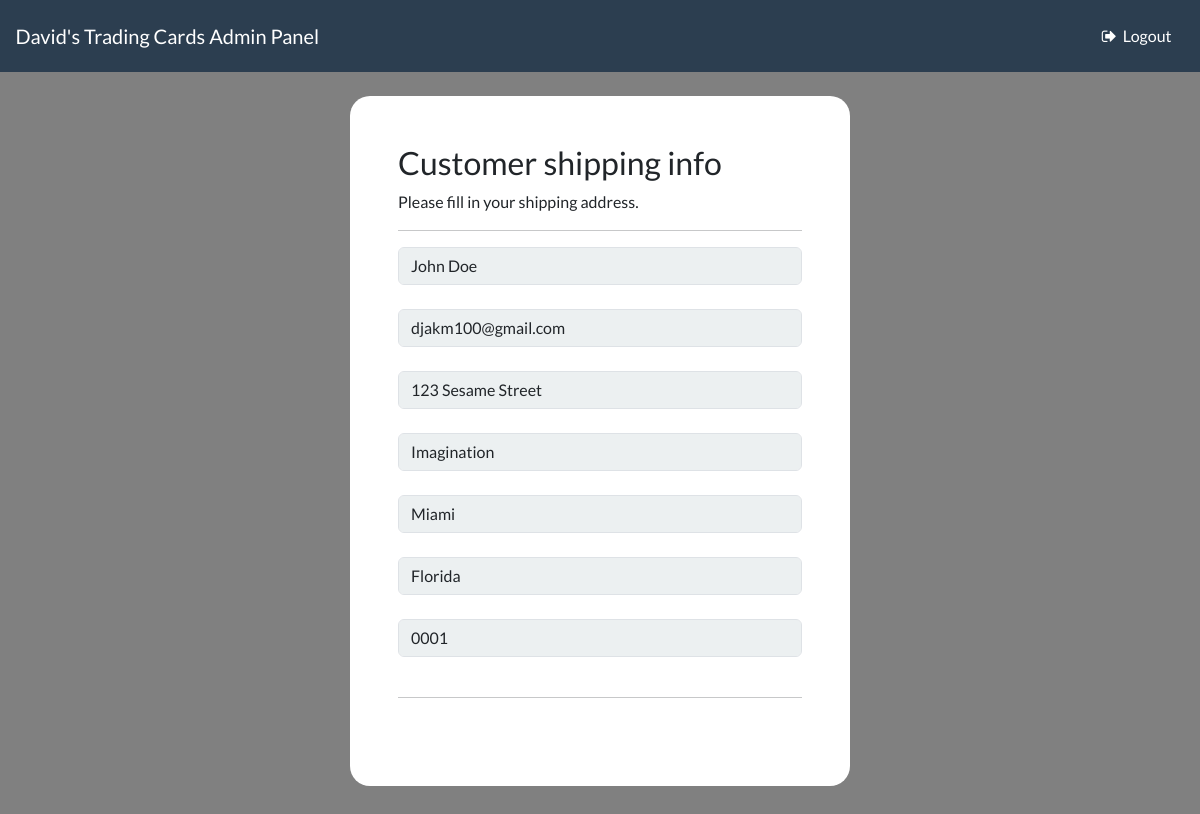
Screenshot of /account/admin-customer-profile/11 (signed in) with the database file from the repository.
### payment/models.py (models this page shows)
class ShippingAddress(models.Model):
    full_name = models.CharField(max_length=300)
    email = models.EmailField(max_length=255)
    address1 = models.CharField(max_length=300)
    address2 = models.CharField(max_length=300)
    city = models.CharField(max_length=255)
    state = models.CharField(max_length=255, null=True, blank=True)
    zipcode = models.CharField(max_length=255, null=True, blank=True)
    user = models.ForeignKey(
        User, on_delete=models.CASCADE, null=True, blank=True)
    class Meta:
        verbose_name_plural = 'Shipping Address'  # prevent 'Shipping Addresses'

### account/decorators.py (the view)
        def wrapper_func(request, *args, **kwargs):
            group = None
            if request.user.groups.exists():
                group = request.user.groups.all()[0].name
            if group in allowed_roles:
                return view_func(request, *args, **kwargs)
            else:
                return HttpResponse('You are not authorized to view this page')

### account/views.py (called while the page is built)
@allowed_users(allowed_roles=['admin'])
def admin_customer_profile(request, uid):
    user = User.objects.get(pk=uid)
    try:
        shipping = ShippingAddress.objects.get(user=user)
    except ShippingAddress.DoesNotExist:
        shipping = None
    context = {'shipping': shipping}
    return render(request, 'account/admin-customer-profile.html', context)

### cart/context_processors.py (called while the page is built)
def cart(request):
    return {'cart': Cart(request)}

### store/views.py (called while the page is built)
def categories(request):
    all_categories = Category.objects.all()
    return {'all_categories': all_categories}

### account/templates/account/admin-customer-profile.html (shortened to what this page needs)
{% include "account/admin-base.html" %}
{% load static %}
{% block content %}
  <body >
    <br>
    <div class="container bg-white shadow-md p-5 form-layout">
      <h3>Customer shipping info</h3>
      <p>Please fill in your shipping address. </p>
      <hr>
      <form id="profile-post" method="POST" autocomplete="off">
          <div class="form-field">
            <input class="form-control" type="text" class="input-text" id="full_name" placeholder="Full Name*" value="{{shipping.full_name}}" disabled/>
          </div>
          <br>
          <div class="form-field">
            <input class="form-control" type="text" class="input-text" id="email" placeholder="Email*" value="{{shipping.email}}" disabled/>
          </div>
          <br>
          <div class="form-field">
            <input class="form-control" type="text" class="input-text" id="address1" placeholder="Address1*" value="{{shipping.address1}}" disabled/>
          </div>
          <br>
          <div class="form-field">
            <input class="form-control" type="text" class="input-text" id="address2" placeholder="Address2*" value="{{shipping.address2}}" disabled/>
          </div>
          <br>
          <div class="form-field">
            <input class="form-control" type="text" class="input-text" id="city" placeholder="City*" value="{{shipping.city}}" disabled/>
          </div>
          <br>
          <div class="form-field">
            <input class="form-control" type="text" class="input-text" id="state" placeholder="State*" value="{{shipping.state}}" disabled/>
          </div>
          <br>
          <div class="form-field">
            <input class="form-control" type="text" class="input-text" id="zipcode" placeholder="Zipcode*" value="{{shipping.zipcode}}" disabled/>
          </div>
          <br>
          <hr><br>
        </form>
    </div>
  </body>
{% endblock %}

### ecommerce/static/css/styles.css (style rules this page uses)
.form-layout { border-radius:20px; width:500px; }

### account/templates/account/admin-customer-profile.html (style rules this page uses)
body { background-color: gray; }

### rows the page displays
ShippingAddress: full_name "John Doe", email "djakm100@gmail.com", address1 "123 Sesame Street", address2 "Imagination", city "Miami", state "Florida", zipcode "0001"
